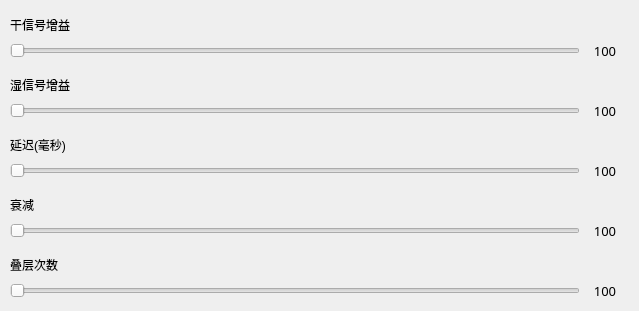
    <widget class="QWidget" name="page_9">
     <widget class="QLabel" name="label_29">
      <property name="geometry">
       <rect>
        <x>10</x>
        <y>70</y>
        <width>611</width>
        <height>30</height>
       </rect>
      </property>
      <property name="text">
       <string>湿信号增益</string>
      </property>
      <property name="alignment">
       <set>Qt::AlignLeading|Qt::AlignLeft|Qt::AlignVCenter</set>
      </property>
     </widget>
     <widget class="QLabel" name="label_30">
      <property name="geometry">
       <rect>
        <x>10</x>
        <y>10</y>
        <width>611</width>
        <height>30</height>
       </rect>
      </property>
      <property name="text">
       <string>干信号增益</string>
      </property>
      <property name="alignment">
       <set>Qt::AlignLeading|Qt::AlignLeft|Qt::AlignVCenter</set>
      </property>
     </widget>
     <widget class="QSlider" name="horizontalSlider_27">
      <property name="geometry">
       <rect>
        <x>10</x>
        <y>220</y>
        <width>570</width>
        <height>22</height>
       </rect>
      </property>
      <property name="maximum">
       <number>10</number>
      </property>
      <property name="orientation">
       <enum>Qt::Horizontal</enum>
      </property>
     </widget>
     <widget class="QSlider" name="horizontalSlider_28">
      <property name="geometry">
       <rect>
        <x>10</x>
        <y>160</y>
        <width>570</width>
        <height>22</height>
       </rect>
      </property>
      <property name="maximum">
       <number>20</number>
      </property>
      <property name="orientation">
       <enum>Qt::Horizontal</enum>
      </property>
     </widget>
     <widget class="QSlider" name="horizontalSlider_29">
      <property name="geometry">
       <rect>
        <x>10</x>
        <y>40</y>
        <width>570</width>
        <height>22</height>
       </rect>
      </property>
      <property name="maximum">
       <number>20</number>
      </property>
      <property name="orientation">
       <enum>Qt::Horizontal</enum>
      </property>
     </widget>
     <widget class="QLabel" name="label_31">
      <property name="geometry">
       <rect>
        <x>10</x>
        <y>190</y>
        <width>611</width>
        <height>30</height>
       </rect>
      </property>
      <property name="text">
       <string>衰减</string>
      </property>
      <property name="alignment">
       <set>Qt::AlignLeading|Qt::AlignLeft|Qt::AlignVCenter</set>
      </property>
     </widget>
     <widget class="QLabel" name="label_32">
      <property name="geometry">
       <rect>
        <x>10</x>
        <y>130</y>
        <width>611</width>
        <height>30</height>
       </rect>
      </property>
      <property name="text">
       <string>延迟(毫秒)</string>
      </property>
      <property name="alignment">
       <set>Qt::AlignLeading|Qt::AlignLeft|Qt::AlignVCenter</set>
      </property>
     </widget>
     <widget class="QLabel" name="label_33">
      <property name="geometry">
       <rect>
        <x>10</x>
        <y>250</y>
        <width>611</width>
        <height>30</height>
       </rect>
      </property>
      <property name="text">
       <string>叠层次数</string>
      </property>
      <property name="alignment">
       <set>Qt::AlignLeading|Qt::AlignLeft|Qt::AlignVCenter</set>
      </property>
     </widget>
     <widget class="QSlider" name="horizontalSlider_30">
      <property name="geometry">
       <rect>
        <x>10</x>
        <y>280</y>
        <width>570</width>
        <height>22</height>
       </rect>
      </property>
      <property name="maximum">
       <number>10</number>
      </property>
      <property name="orientation">
       <enum>Qt::Horizontal</enum>
      </property>
     </widget>
     <widget class="QSlider" name="horizontalSlider_31">
      <property name="geometry">
       <rect>
        <x>10</x>
        <y>100</y>
        <width>570</width>
        <height>22</height>
       </rect>
      </property>
      <property name="maximum">
       <number>20</number>
      </property>
      <property name="orientation">
       <enum>Qt::Horizontal</enum>
      </property>
     </widget>
     <widget class="QLabel" name="num_label_27">
      <property name="geometry">
       <rect>
        <x>580</x>
        <y>280</y>
        <width>50</width>
        <height>22</height>
       </rect>
      </property>
      <property name="font">
       <font>
        <family>微软雅黑</family>
        <pointsize>10</pointsize>
       </font>
      </property>
      <property name="text">
       <string>100</string>
      </property>
      <property name="alignment">
       <set>Qt::AlignCenter</set>
      </property>
     </widget>
     <widget class="QLabel" name="num_label_28">
      <property name="geometry">
       <rect>
        <x>580</x>
        <y>40</y>
        <width>50</width>
        <height>22</height>
       </rect>
      </property>
      <property name="font">
       <font>
        <family>微软雅黑</family>
        <pointsize>10</pointsize>
       </font>
      </property>
      <property name="text">
       <string>100</string>
      </property>
      <property name="alignment">
       <set>Qt::AlignCenter</set>
      </property>
     </widget>
     <widget class="QLabel" name="num_label_29">
      <property name="geometry">
       <rect>
        <x>580</x>
        <y>220</y>
        <width>50</width>
        <height>22</height>
       </rect>
      </property>
      <property name="font">
       <font>
        <family>微软雅黑</family>
        <pointsize>10</pointsize>
       </font>
      </property>
      <property name="text">
       <string>100</string>
      </property>
      <property name="alignment">
       <set>Qt::AlignCenter</set>
      </property>
     </widget>
     <widget class="QLabel" name="num_label_30">
      <property name="geometry">
       <rect>
        <x>580</x>
        <y>160</y>
        <width>50</width>
        <height>22</height>
       </rect>
      </property>
      <property name="font">
       <font>
        <family>微软雅黑</family>
        <pointsize>10</pointsize>
       </font>
      </property>
      <property name="text">
       <string>100</string>
      </property>
      <property name="alignment">
       <set>Qt::AlignCenter</set>
      </property>
     </widget>
     <widget class="QLabel" name="num_label_31">
      <property name="geometry">
       <rect>
        <x>580</x>
        <y>100</y>
        <width>50</width>
        <height>22</height>
       </rect>
      </property>
      <property name="font">
       <font>
        <family>微软雅黑</family>
        <pointsize>10</pointsize>
       </font>
      </property>
      <property name="text">
       <string>100</string>
      </property>
      <property name="alignment">
       <set>Qt::AlignCenter</set>
      </property>
     </widget>
    </widget>
